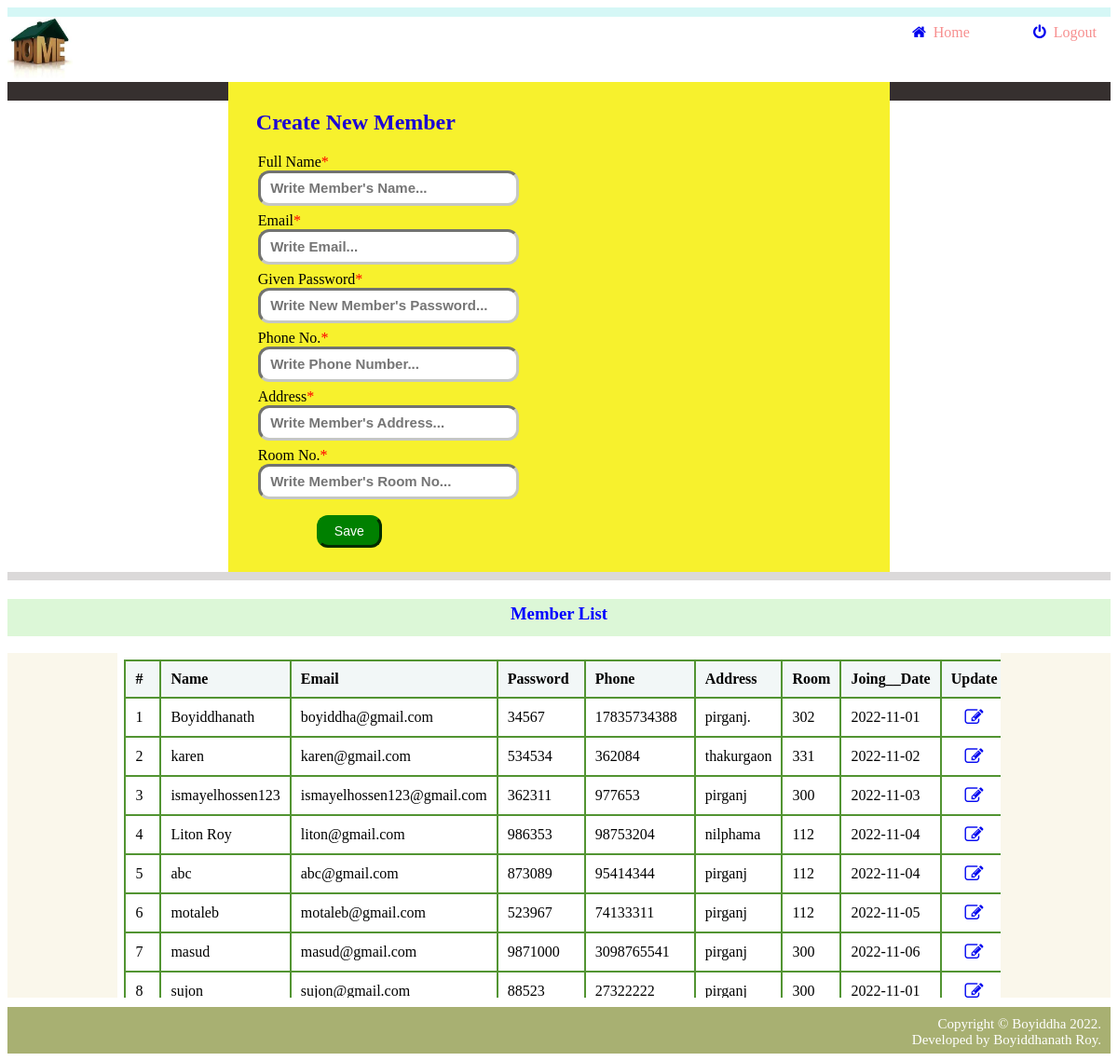
/admin/update_member.php (signed in), run on the app's committed database.
### tables this page shows
CREATE TABLE `member` (
  `sl_no` int(11) NOT NULL,
  `name` varchar(100) NOT NULL,
  `email` varchar(100) NOT NULL,
  `password` varchar(100) NOT NULL,
  `phone` varchar(15) NOT NULL,
  `address` varchar(150) NOT NULL,
  `room_no` varchar(10) NOT NULL,
  `Joining_Date` date NOT NULL
);

### admin/update_member.php (the view, shortened to what this page needs)
<?php
	include 'database/Connection.php';
?>
<html lang="en">
<head>
	<link rel="stylesheet" href="https://cdnjs.cloudflare.com/ajax/libs/font-awesome/4.7.0/css/font-awesome.min.css">
</head>
<body>
	<div class="first">
    </div>
	<div class="navbar">
	    <div class="left">
			<a href="index.php" ><img width="70px" height="70px" src="img/logo.jpg"></a>
		</div>
		<div class="mid">
			<a href="index.php" style="text-decoration:none;">
				<i class="fa fa-home"></i>&nbsp <span style="color:#f78f8f;">Home</span>
			</a>
		 </div>
		 <div class="right">
			<a href="logout.php" style="text-decoration:none;">
				<i class="fa fa-power-off"></i>&nbsp <span style="color:#f78f8f;">Logout</span>
			</a>
		 </div>
	</div>
	<div class="row">
		<div class="column col1" style="background-color:#36302f;"></div>
		 <div class="column col2" >
			<?php
				if (isset($Id)){
				?>
				<h2 style="color:green;padding-left:20px;">Update Member Info.</h2>
				<?php
			}
			else {
				?>
				<h2 style="color:#1c04d4;padding-left:20px;">Create New Member</h2>
				<?php
			}
			?>
			<form class="formmain" method="post" enctype="multipart/form-data">
				<div class="form-group">
					<label for="name"> Full Name<span style="color:red;">*</span></label>	<br>
					<input class="form-control"  id="name" name="name" value="<?php if(isset($Id)){echo $row['name'];} ?>" placeholder="  Write Member's Name..." required>
				 </div>
				<div class="form-group">
					<label for="email">Email<span style="color:red;">*</span></label>	<br>
					<input class="form-control" id="email" name="email" value="<?php if(isset($Id)){echo $row['email'];} ?>" placeholder="  Write Email..." required>
				</div>
				<div class="form-group">
					<label for="pwd">Given Password<span style="color:red;">*</span></label>	<br>
					<input class="form-control" id="pwd" name="password" value="<?php if(isset($Id)){echo $row['password'];} ?>" placeholder="  Write New Member's Password..." required>
				</div>
				<div class="form-group">
					<label for="phone">Phone No.<span style="color:red;">*</span></label>	<br>
					<input class="form-control" id="phone" name="phone" value="<?php if(isset($Id)){echo $row['phone'];} ?>" placeholder="  Write Phone Number..." required>
				</div>
				<div class="form-group">
					<label for="address">Address<span style="color:red;">*</span></label>	<br>
					<input class="form-control" id="address" name="address" value="<?php if(isset($Id)){echo $row['address'];} ?>" placeholder="  Write Member's Address..." required>
				</div>
				<div class="form-group">
					<label for="room">Room No.<span style="color:red;">*</span></label>	<br>
					<input class="form-control" id="room" name="room" value="<?php if(isset($Id)){echo $row['room_no'];} ?>" placeholder="  Write Member's Room No..." required>
				</div>
				    <?php
						if (isset($Id)){
						?>
						<button type="submit" name="update" class="btnupdate">Update</button>
						<?php
                    }
					else {
						?>
						<button type="submit" name="save" class="btn">Save</button>
						<?php
                    }
                    ?>
			</form>
		 </div>
		 <div class="column col3" style="background-color:#36302f;"></div>
	</div>
	<div class="clr" style="background-color:#dbd9d9;height:9px;"></div>
	<h3 style="background-color:#dcf7d7;height:40px;color:blue;text-align:center;padding-top:5px;">Member List</h3>
	<div class="wrap" id="start">
		<div class="wrp wrap1" style="background-color:#faf7eb;height:370px;" ></div>
		<div class ="wrp wrap2" style="height:370px;overflow-x:auto;overflow-y:auto;">
			<table class="center" >
				<thead >
					<tr >
						<th>#</th>
						<th>Name</th>
						<th>Email</th>
						<th>Password</th>
						<th>Phone</th>
						<th>Address</th>
						<th>Room</th>
						<th>Joing__Date</th>
						<th>Update</th>
					</tr>
				</thead>
				<tbody>
				  <?php
						$query = "SELECT * FROM member";
						$rs = $conn->query($query);
						$num = $rs->num_rows;
						$sn=0;
						if($num > 0){
							while ($rows = $rs->fetch_assoc()) {
								$sn = $sn + 1;
								echo"
									<tr>
									<td>".$sn."</td>
									<td>".$rows['name']."</td>
									<td>".$rows['email']."</td>
									<td>".$rows['password']."</td>
									<td>".$rows['phone']."</td>
									<td>".$rows['address']."</td>
									<td>".$rows['room_no']."</td>
									<td>".$rows['Joining_Date']."</td>
									<td><a href='?action=edit&Id=".$rows['email']."'><i class='fa fa-edit cntr link1'  style=\"color:#0509f0;font-size:20px;\"></i></a></td>
									<td><a href='?action=delete&Id=".$rows['email']."'><i class='fa fa-times cntr link2' style=\"color:red;font-size:20px;\"></i></a></td>
									</tr>";
							}
						}
						else{
							 echo "<div class='alert'>
								<span class='closebtn' onclick=\"this.parentElement.style.display='none';\">&times;</span>
								<strong>No Record Found!</strong>
								</div>";
						}
					  ?>
				</tbody>
			</table>
		</div>
		<div class="wrp wrap3" style="background-color:#faf7eb;height:370px;"></div>
	</div>
	<div class="footer">
		Copyright &copy; Boyiddha 2022.<br> Developed by Boyiddhanath Roy.
	</div>
</body>
</html>

### admin/update_member.php (style rules this page uses)
* { box-sizing:border-box; }
.first { background-color: #d5f7f6; height:10px; }
.left { width:82%; float:left; padding-top:0px; }
.mid { width:11%; float:left; text-align:left; padding-top:8px; color:#f78f8f; }
.right { width:7%; float:left; text-align:left; padding-top:8px; color:#f78f8f; }
.navbar::after { content: ''; display: table; clear: both; }
h2 { animation: animate 2.5s linear infinite; }
.column { float:right; padding:10px; }
.col1, .col3 { width:20%; }
.col2 { width:60%; position: relative; background-color:#f7f12d; animation-name:test1; animation-duration:5s; animation-iteration-count: infinite; }
.formmain { padding-left:15px; }
.form-group { margin:7px; }
.form-control { width:280px; height:38px; font-size:15px; font-weight:bold; border-color:#c5c7c3; border-radius:12px; border-width:3px; }
.btn { font-size:14px; color:white; margin-left:70px; margin-top:10px; width:70px; height:35px; border-width:3px; background-color:green; border-color:green; border-radius:12px; -webkit-transition-duration: 0.4s; transition-duration: 0.4s; }
.link1 { -webkit-transition-duration: 0.4s; transition-duration: 0.4s; }
.row:after { content:''; display:table; clear:both; }
.wrp { float:right; padding:7px; }
.wrap { width:100%; }
.wrap1, .wrap3 { width:10%; }
.wrap2 { width:80%; }
table { border-collapse: collapse; border-spacing: 0; border: 1px solid green; width:100%; }
th, td { text-align: left; padding: 10px; border: 2px solid #529432; }
th { position:sticky; top: 0px; background:#f2f7f7; }
.wrap:after { content:''; display:table; clear:both; }
.footer { background-color: #a8b072; color: white; padding: 10px; text-align: right; font-size: 15px; height:50px; margin-top:10px; }
.footer::after { display: table; content: ''; clear: both; }
.cntr { text-align: center; width: 100%; }

### data on the page
member: name "Boyiddhanath", email "boyiddha@gmail.com", password "34567", phone "17835734388", address "pirganj.", room_no "302", Joining_Date "2022-11-01"
member: name "karen", email "karen@gmail.com", password "534534", phone "362084", address "thakurgaon", room_no "331", Joining_Date "2022-11-02"
member: name "ismayelhossen123", email "ismayelhossen123@gmail.com", password "362311", phone "977653", address "pirganj", room_no "300", Joining_Date "2022-11-03"
member: name "Liton Roy", email "liton@gmail.com", password "986353", phone "98753204", address "nilphama", room_no "112", Joining_Date "2022-11-04"
member: name "abc", email "abc@gmail.com", password "873089", phone "95414344", address "pirganj", room_no "112", Joining_Date "2022-11-04"
member: name "motaleb", email "motaleb@gmail.com", password "523967", phone "74133311", address "pirganj", room_no "112", Joining_Date "2022-11-05"
member: name "masud", email "masud@gmail.com", password "9871000", phone "3098765541", address "pirganj", room_no "300", Joining_Date "2022-11-06"
member: name "sujon", email "sujon@gmail.com", password "88523", phone "27322222", address "pirganj", room_no "300", Joining_Date "2022-11-01"
